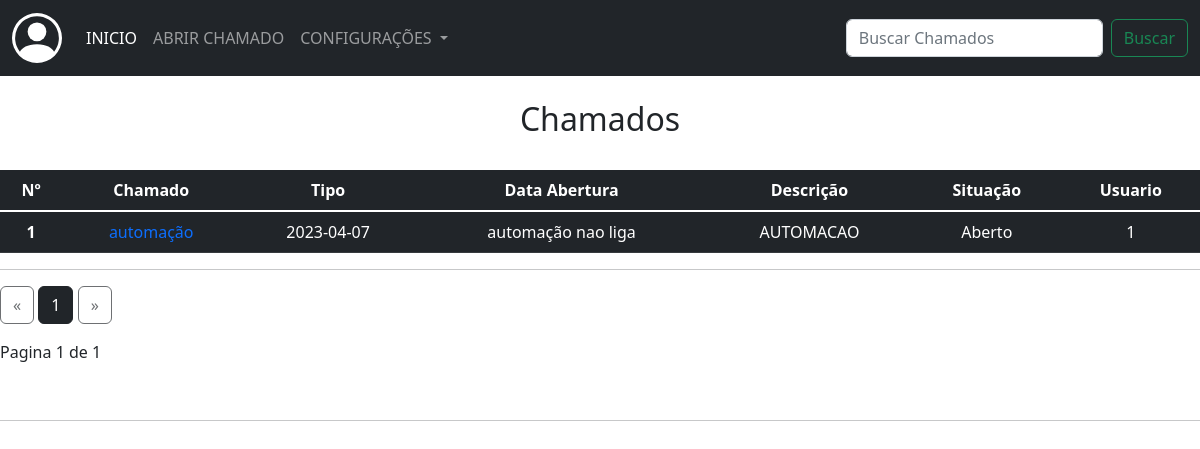
Page /chamados_suporte_admin (signed in) on the earlier database version.
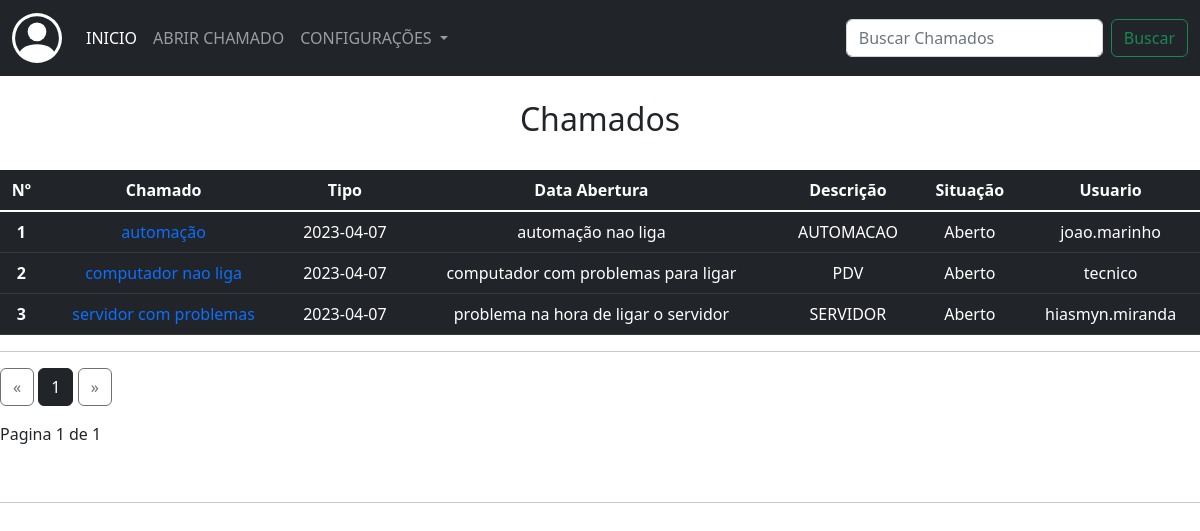
Same page on the later database version.
### app/models/tab_chamados.py (models this page shows, shortened)
class Chamados(db.Model):
    __tablename__ = 'tab_chamados'
    id = db.Column(db.Integer, primary_key=True)
    data_add = db.Column(db.String(255), nullable=False)
    data_fim = db.Column(db.String(255), nullable=False)
    titulo = db.Column(db.String(255), nullable=False)
    descricao = db.Column(db.String(255), nullable=False)
    tipo_ch = db.Column(db.String(255), nullable=False)
    situacao = db.Column(db.String(255), nullable=False)
    telefone = db.Column(db.String(100))
    tab_usuarios_id = db.Column(db.Integer, db.ForeignKey('tab_usuarios.id'))
    tab_estoque_id = db.relationship('Estoque', backref='tab_chamados', lazy='dynamic')

### app/routes/routes.py (the view)
@app.route("/chamados_suporte_admin")
@login_required
def chamados_suporte_admin():
    page = request.args.get('page',1,type=int)
    ch = Chamados.query.paginate(page=page, per_page=ROWS_PER_PAGE)
    return render_template("chamados_suporte_admin.html", chamados = ch )

### app/routes/routes.py (called while the page is built)
@login_manager.user_loader
def load_user(user_id):
    return User.query.get(int(user_id))

### app/templates/chamados_suporte_admin.html (shortened to what this page needs)
{% extends 'base.html' %}
{% block conteudo %}
<nav class="navbar navbar-expand-lg navbar-dark bg-dark">
    <div class="container-fluid">
      <a class="navbar-brand" href="#"></a>
      <div class="collapse navbar-collapse" id="navbarSupportedContent">
        <ul class="navbar-nav me-auto mb-2 mb-lg-0">
          <li class="nav-item">
            <a class="nav-link active" aria-current="page" href="#">INICIO</a>
          </li>
          <li class="nav-item">
            <a class="nav-link" href="{{url_for('abrir_chamado')}}">ABRIR CHAMADO</a>
          </li>
          <li class="nav-item dropdown">
            <a class="nav-link dropdown-toggle" href="#" role="button" data-bs-toggle="dropdown" aria-expanded="false">
              CONFIGURAÇÕES
            </a>
          </li>
        </ul>
        <form class="d-flex" role="search" action="" method="post">
          <input class="form-control me-2" type="search" placeholder="Buscar Chamados" aria-label="Search">
          <button class="btn btn-outline-success" type="submit">Buscar</button>
        </form>
      </div>
    </div>
</nav>
<br>
<h2 align="center">Chamados</h2>
<br>
<div>
  <table class="table table-dark">
    <thead>
      <tr>
        <th scope="col">Nº</th>
        <th scope="col">Chamado</th>
        <th scope="col">Tipo</th>
        <th scope="col">Data Abertura</th>
        <th scope="col">Descrição</th>
        <th scope="col">Situação</th>
        <th scope="col">Usuario</th>
      </tr>
    </thead>
    <tbody class="table-group-divider">
      {% for ch in chamados %}
      <tr>
        <th scope="row">{{ch.id}}</th>
        <td><a href="{{url_for('visualizar_chamados', id=ch.id)}}">{{ch.titulo}}</a></td>
        <td>{{ch.data_add}}</td>
        <td>{{ch.descricao}}</td>
        <td>{{ch.tipo_ch}}</td>
        <td>{{ch.situacao}}</td>
        <td>{{ch.tab_usuarios_id}}</td>
      </tr>
      {% endfor %}
    </tbody>
  </table>
  <hr>
  <div class="text-right">
    <a href="{{ url_for('chamados_suporte_admin', page=chamados.prev_num) }}"
    class="btn btn-outline-dark
    {% if chamados.page == 1 %}disabled{% endif %}">
        &laquo;
    </a>
    {% for page_num in chamados.iter_pages(left_edge=1, right_edge=1, left_current=1, right_current=2) %}
{% if page_num %}
            {% if chamados.page == page_num %}
            <a href="{{ url_for('chamados_suporte_admin', page=page_num) }}"
            class="btn btn-dark">
                {{ page_num }}
            </a>
            {% else %}
            <a href="{{ url_for('chamados_suporte_admin', page=page_num) }}"
            class="btn btn-outline-dark">
                {{ page_num }}
            </a>
            {% endif %}
        {% else %}
            ...
        {% endif %}
    {% endfor %}
    <a href="{{ url_for('chamados_suporte_admin', page=chamados.next_num) }}"
    class="btn btn-outline-dark
    {% if chamados.page == chamados.pages %}disabled{% endif %}">
        &raquo;
    </a>
</div>
<p class="text-right mt-3">
Pagina {{ chamados.page }} de {{ chamados.pages }}
</p>
</div>
<br>
<hr>
{% endblock conteudo %}

Differences in the rows shown:
changed Chamados "automação": tab_usuarios_id "1" → "joao.marinho"
added Chamados: id "2", titulo "computador nao liga", data_add "2023-04-07", descricao "computador com problemas para ligar", tipo_ch "PDV", situacao "Aberto", tab_usuarios_id "tecnico"
added Chamados: id "3", titulo "servidor com problemas", data_add "2023-04-07", descricao "problema na hora de ligar o servidor", tipo_ch "SERVIDOR", situacao "Aberto", tab_usuarios_id "hiasmyn.miranda"
